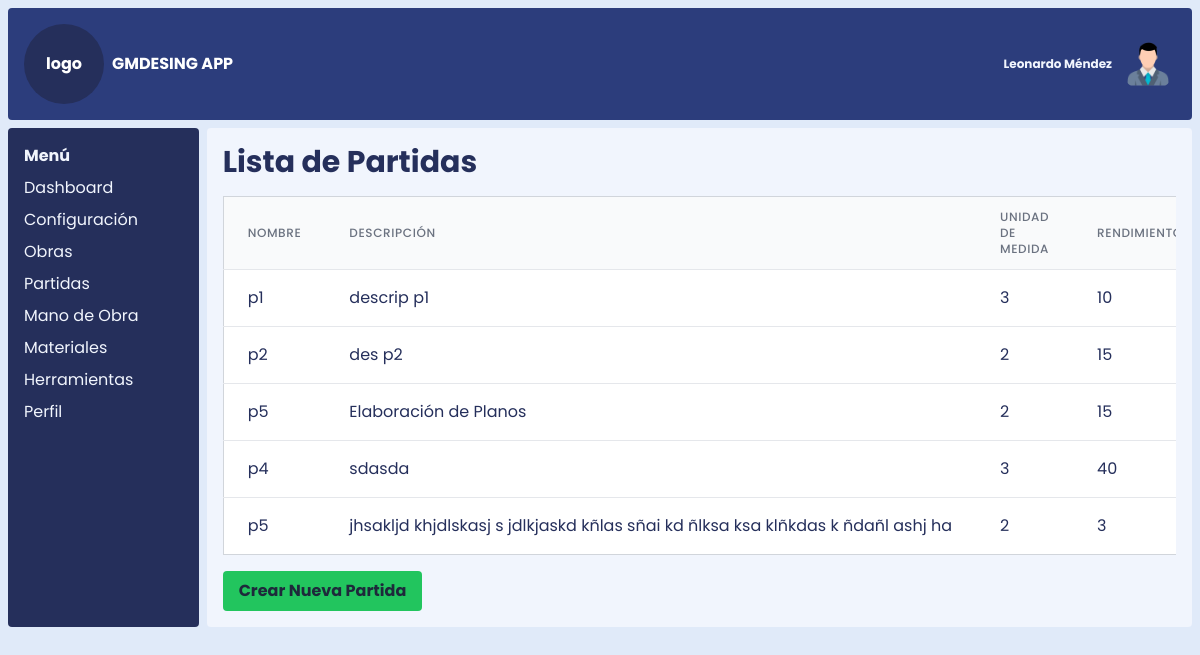
The app's page /partidas with its own data.
### models.py (models this page shows)
class Partida(db.Model):
    __tablename__ = 'partida'
    id_partida = db.Column(db.Integer, primary_key=True)
    nombre_partida = db.Column(db.String(100), nullable=False)
    descripcion_partida = db.Column(db.Text)
    unidad_medida_id = db.Column(
        db.Integer,
        db.ForeignKey('unidad_medida.id_unidad_medida', name='fk_partida_unidad_medida')
    )
    rendimiento = db.Column(db.Integer)
    obras = db.relationship('ObraPartida', back_populates='partida', lazy='dynamic')  # Relación con Obras
    mano_de_obra = db.relationship('PartidasManoDeObra', backref='partida', lazy=True)
    herramientas = db.relationship('PartidasHerramientas', backref='partida', lazy=True)
    materiales = db.relationship('PartidasMateriales', backref='partida', lazy=True)
    unidad_medida = db.relationship('UnidadMedida', backref='partidas')

### app.py (the view)
@app.route('/partidas')
def listar_partidas():
    partidas = Partida.query.all()
    headers = ['Nombre', 'Descripción', 'Unidad de Medida','Rendimiento']
    return render_template('listar_partidas.html', headers=headers,partidas=partidas,datos=datos)

### templates/listar_partidas.html (shortened to what this page needs)
{% extends 'index.html' %}
{% import 'componentes/tabla.html' as macros %}
{% block content %}
    <h1 class="text-3xl font-bold mb-4">Lista de Partidas</h1>
    {% if partidas %}
        {% set rows = [] %}
        {% for partida in partidas %}
            {% set row = (partida.nombre_partida, partida.descripcion_partida, partida.unidad_medida_id, partida.rendimiento) %}
            {% set action = {
                'ver': url_for('ver_partida', id=partida.id_partida),
                'editar': url_for('editar_partida', id_partida=partida.id_partida),
                'eliminar': url_for('eliminar_partida', id_partida=partida.id_partida),
                'id': partida.id_partida,
                'nombre': partida.nombre_partida
            } %}
            {% set _ = rows.append((row, action)) %}
        {% endfor %}
        {{ macros.render_table(headers, rows) }}
    {% else %}
        <p class="text-gray-600">No hay partidas registradas.</p>
    {% endif %}
    <a href="{{ url_for('crear_partida') }}" class="bg-green-500 hover:bg-green-700 text-slate-800 font-bold py-2 px-4 rounded mt-4 inline-block">Crear Nueva Partida</a>
{% endblock %}

### templates/componentes/tabla.html (shortened to what this page needs)
{% macro render_table(headers, rows) %}
<div class="overflow-x-auto">
    <table class="min-w-full divide-y divide-gray-200 border border-gray-300">
        <thead class="bg-gray-50">
            <tr>
                {% for header in headers %}
                <th scope="col" class="px-6 py-3 text-left text-xs font-medium text-gray-500 uppercase tracking-wider">
                    {{ header }}
                </th>
                {% endfor %}
            </tr>
        </thead>
        <tbody class="bg-white divide-y divide-gray-200">
            {% for row, action in rows %}
            <tr>
                {% for item in row %}
                <td class="px-6 py-4 whitespace-nowrap">{{ item }}</td>
                {% endfor %}
            </tr>
            {% endfor %}
        </tbody>
    </table>
</div>
{% endmacro %}

### static/css/styles.css (style rules this page uses)
html, :host { line-height: 1.5; -webkit-text-size-adjust: 100%; -moz-tab-size: 4; -o-tab-size: 4; tab-size: 4; font-family: Poppins, sans-serif; font-feature-settings: normal; font-variation-settings: normal; -webkit-tap-highlight-color: transparent; }
body { margin: 0; line-height: inherit; }
h1, h2, h3, h4, h5, h6 { font-size: inherit; font-weight: inherit; }
a { color: inherit; text-decoration: inherit; }
table { text-indent: 0; border-color: inherit; border-collapse: collapse; }
blockquote, dl, dd, h1, h2, h3, h4, h5, h6, hr, figure, p, pre { margin: 0; }
.base { --tw-bg-opacity: 1; background-color: rgb(224 234 249 / var(--tw-bg-opacity, 1)); }
.mb-4 { margin-bottom: 1rem; }
.mt-4 { margin-top: 1rem; }
.inline-block { display: inline-block; }
.grid { display: grid; }
.h-\[100vh\] { height: 100vh; }
.min-w-full { min-width: 100%; }
.grid-cols-12 { grid-template-columns: repeat(12, minmax(0, 1fr)); }
.gap-2 { gap: 0.5rem; }
.divide-y > :not([hidden]) ~ :not([hidden]) { --tw-divide-y-reverse: 0; border-top-width: calc(1px * calc(1 - var(--tw-divide-y-reverse))); border-bottom-width: calc(1px * var(--tw-divide-y-reverse)); }
.divide-gray-200 > :not([hidden]) ~ :not([hidden]) { --tw-divide-opacity: 1; border-color: rgb(229 231 235 / var(--tw-divide-opacity, 1)); }
.overflow-x-auto { overflow-x: auto; }
.whitespace-nowrap { white-space: nowrap; }
.rounded { border-radius: 0.25rem; }
.border { border-width: 1px; }
.border-gray-300 { --tw-border-opacity: 1; border-color: rgb(209 213 219 / var(--tw-border-opacity, 1)); }
.bg-gray-50 { --tw-bg-opacity: 1; background-color: rgb(249 250 251 / var(--tw-bg-opacity, 1)); }
.bg-green-500 { --tw-bg-opacity: 1; background-color: rgb(34 197 94 / var(--tw-bg-opacity, 1)); }
.bg-white { --tw-bg-opacity: 1; background-color: rgb(255 255 255 / var(--tw-bg-opacity, 1)); }
.p-2 { padding: 0.5rem; }
.px-4 { padding-left: 1rem; padding-right: 1rem; }
.px-6 { padding-left: 1.5rem; padding-right: 1.5rem; }
.py-2 { padding-top: 0.5rem; padding-bottom: 0.5rem; }
.py-3 { padding-top: 0.75rem; padding-bottom: 0.75rem; }
.py-4 { padding-top: 1rem; padding-bottom: 1rem; }
.text-left { text-align: left; }
.text-3xl { font-size: 1.875rem; line-height: 2.25rem; }
.text-xs { font-size: 0.75rem; line-height: 1rem; }
.font-bold { font-weight: 700; }
.font-medium { font-weight: 500; }
.uppercase { text-transform: uppercase; }
.tracking-wider { letter-spacing: 0.05em; }
.text-gray-500 { --tw-text-opacity: 1; color: rgb(107 114 128 / var(--tw-text-opacity, 1)); }
.text-slate-800 { --tw-text-opacity: 1; color: rgb(30 41 59 / var(--tw-text-opacity, 1)); }

### records on screen
Partida: nombre_partida "p1", descripcion_partida "descrip p1"
Partida: nombre_partida "p2", descripcion_partida "des p2"
Partida: nombre_partida "p5", descripcion_partida "Elaboración de Planos"
Partida: nombre_partida "p4", descripcion_partida "sdasda"
Partida: nombre_partida "p5", descripcion_partida "jhsakljd khjdlskasj s jdlkjaskd kñlas sñai kd ñlksa ksa klñkdas k ñdañl ashj ha"

### other values on screen
{{ datos.sistema }} "GMDESING APP"
{{ datos.usuario }} "Leonardo Méndez"
{{ item.name }} "Dashboard" "Configuración" "Obras" "Partidas" "Mano de Obra" "Materiales" "Herramientas" "Perfil"
{{ header }} "NOMBRE" "DESCRIPCIÓN" "UNIDAD DE MEDIDA"
{{ item }} "3" "10" "2" "15" "2" "15" "3" "40" "2" "3"
